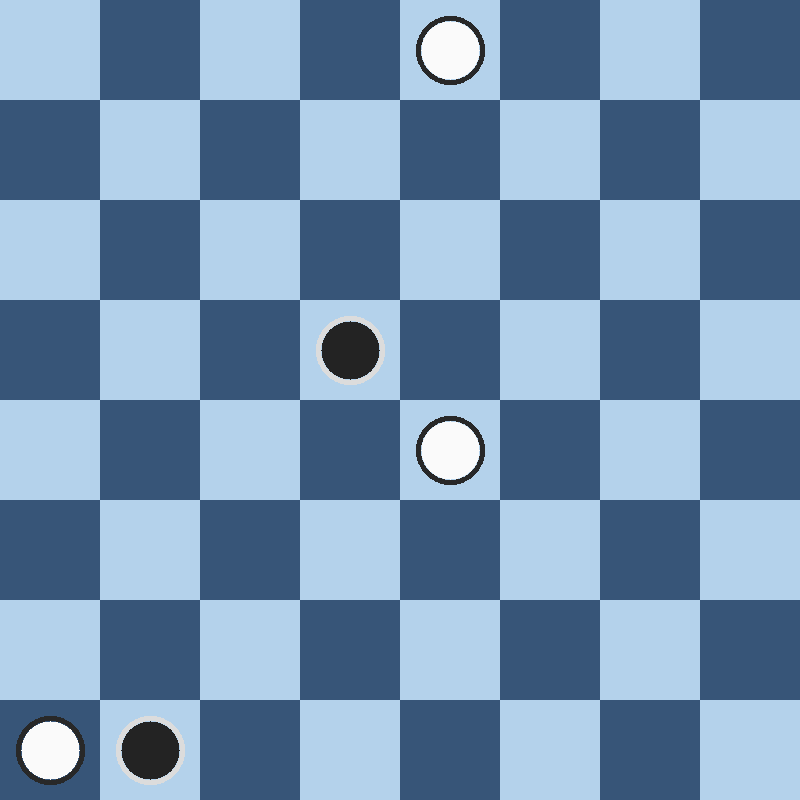
#> input picture test_assets/test_chessboard_topdown.png, 800 x 800 px; its folder holds only this picture in this run
$ python -i image_processing.py   (imports and definitions only)   (older library calls are emulated)
#> lines starting #> are read from the running program, lines starting #| are printed output that depends on the picture
from typing import List, Optional, Tuple

import cv2
import numpy as np


def _empty_board_matrix() -> List[List[str]]:
    return [["." for _ in range(8)] for _ in range(8)]


# [142 lines left out: functions _matrix_to_fen, _crop_inner_roi, _estimate_square_bg, _cell_features, _mad_threshold, _otsu_threshold and 1 more, not called in this run]


def extract_board_from_image_bytes(image_bytes: bytes) -> Tuple[List[List[str]], Optional[str], str]:
    np_arr = np.frombuffer(image_bytes, np.uint8)
    img = cv2.imdecode(np_arr, cv2.IMREAD_COLOR)
    if img is None:
        raise ValueError("Invalid image file")

    h, w = img.shape[:2]
    cell_h = h // 8
    cell_w = w // 8
    if cell_h == 0 or cell_w == 0:
        raise ValueError("Image too small to split into 8x8 grid")

    scores = np.zeros((8, 8), dtype=np.float64)
    fg_ratios = np.zeros((8, 8), dtype=np.float64)
    edge_densities = np.zeros((8, 8), dtype=np.float64)
    piece_deltas = np.zeros((8, 8), dtype=np.float64)
    piece_grays = np.zeros((8, 8), dtype=np.float64)

    for r in range(8):
        for c in range(8):
            y1, y2 = r * cell_h, (r + 1) * cell_h
            x1, x2 = c * cell_w, (c + 1) * cell_w
            cell_bgr = img[y1:y2, x1:x2]
            inner = _crop_inner_roi(cell_bgr, margin_ratio=0.16)
            sc, fr, ed, pd, pg = _cell_features(inner)
            scores[r, c] = sc
            fg_ratios[r, c] = fr
            edge_densities[r, c] = ed
            piece_deltas[r, c] = pd
            piece_grays[r, c] = pg

    flat = scores.reshape(-1)
    mad_thr = _mad_threshold(flat, k=2.6)
    otsu_thr = _otsu_threshold(flat)
    p50 = float(np.percentile(flat, 50))
    p60 = float(np.percentile(flat, 60))
    if p50 > 5.0:
        # Opening-like dense positions (many occupied squares):
        # split high/low groups around the middle band.
        threshold = max(otsu_thr, 0.5 * (p50 + p60))
    else:
        # Sparse positions: keep sensitivity for few pieces.
        threshold = min(mad_thr, otsu_thr)

    board_matrix = _empty_board_matrix()
    occupancy_count = 0
    occupied_coords: List[Tuple[int, int]] = []

    for r in range(8):
        for c in range(8):
            strong_fg = fg_ratios[r, c] > 0.06 and edge_densities[r, c] > 0.01
            if scores[r, c] > threshold or strong_fg:
                occupancy_count += 1
                occupied_coords.append((r, c))

    if occupancy_count == 0:
        return board_matrix, None, "No clear pieces detected from image heuristic"

    # Color estimation:
    # use piece brightness clustering among occupied cells to avoid square-color flipping.
    occ_gray_values = np.array([piece_grays[r, c] for r, c in occupied_coords], dtype=np.float64)
    color_thr = _split_two_clusters(occ_gray_values)
    for r, c in occupied_coords:
        board_matrix[r][c] = "P" if piece_grays[r, c] >= color_thr else "p"

    # Half-board majority correction:
    # chess screenshots often place one side mainly on top half and the other on bottom half.
    # This fixes alternating mislabels caused by square color contrast.
    if occupancy_count >= 20:
        top_cells = [board_matrix[r][c] for r, c in occupied_coords if r <= 3]
        bottom_cells = [board_matrix[r][c] for r, c in occupied_coords if r >= 4]
        if len(top_cells) >= 6 and len(bottom_cells) >= 6:
            top_white = sum(1 for x in top_cells if x == "P")
            top_black = len(top_cells) - top_white
            bottom_white = sum(1 for x in bottom_cells if x == "P")
            bottom_black = len(bottom_cells) - bottom_white
            top_major = "P" if top_white >= top_black else "p"
            bottom_major = "P" if bottom_white >= bottom_black else "p"
            if top_major != bottom_major:
                for r, c in occupied_coords:
                    board_matrix[r][c] = top_major if r <= 3 else bottom_major

    # Opening-like fallback:
    # If pieces are concentrated on top/bottom bands and mixed labels still remain,
    # force consistent top/bottom color by average piece brightness per band.
    top_band = [(r, c) for r, c in occupied_coords if r <= 2]
    bottom_band = [(r, c) for r, c in occupied_coords if r >= 5]
    middle_band = [(r, c) for r, c in occupied_coords if 3 <= r <= 4]
    if occupancy_count >= 24 and len(top_band) >= 10 and len(bottom_band) >= 10 and len(middle_band) <= 6:
        top_mean = float(np.mean([piece_grays[r, c] for r, c in top_band]))
        bottom_mean = float(np.mean([piece_grays[r, c] for r, c in bottom_band]))
        top_color = "P" if top_mean > bottom_mean else "p"
        bottom_color = "p" if top_color == "P" else "P"
        for r, c in top_band:
            board_matrix[r][c] = top_color
        for r, c in bottom_band:
            board_matrix[r][c] = bottom_color

    fen = _matrix_to_fen(board_matrix)
    note = (
        f"Detected {occupancy_count} occupied squares (cell background subtraction + contour/texture scoring). "
        "Piece colors are inferred by global brightness clustering of detected pieces."
    )
    return board_matrix, fen, note

>>> import cv2
>>> picture = cv2.imread('../../test_assets/test_chessboard_topdown.png', cv2.IMREAD_GRAYSCALE)
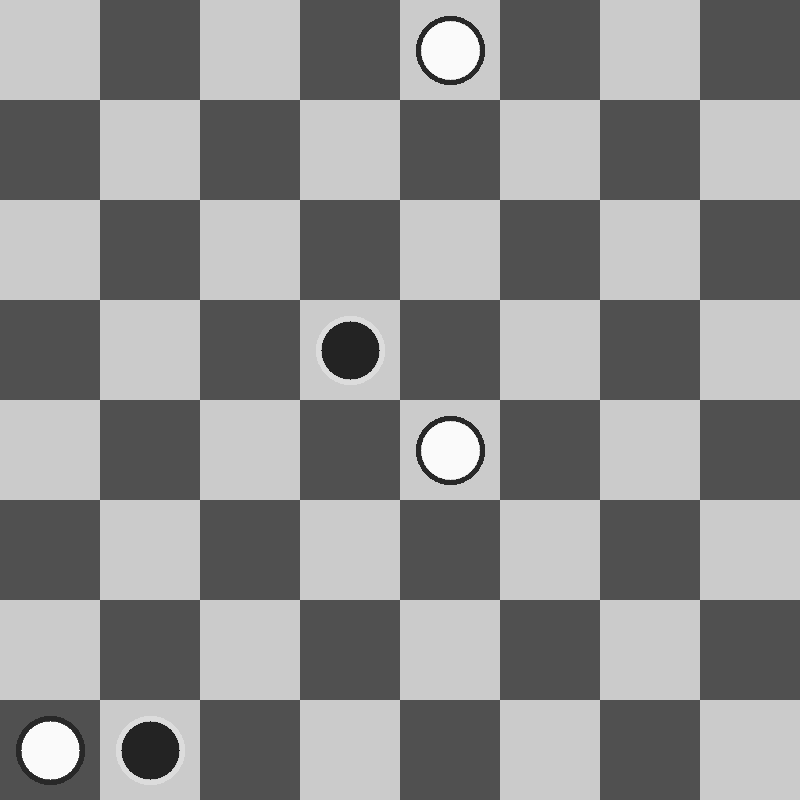
#> picture: shape (800, 800); min 35, max 250, mean 140.7
#> (the run stopped early here; a loop or call above may not have finished)
